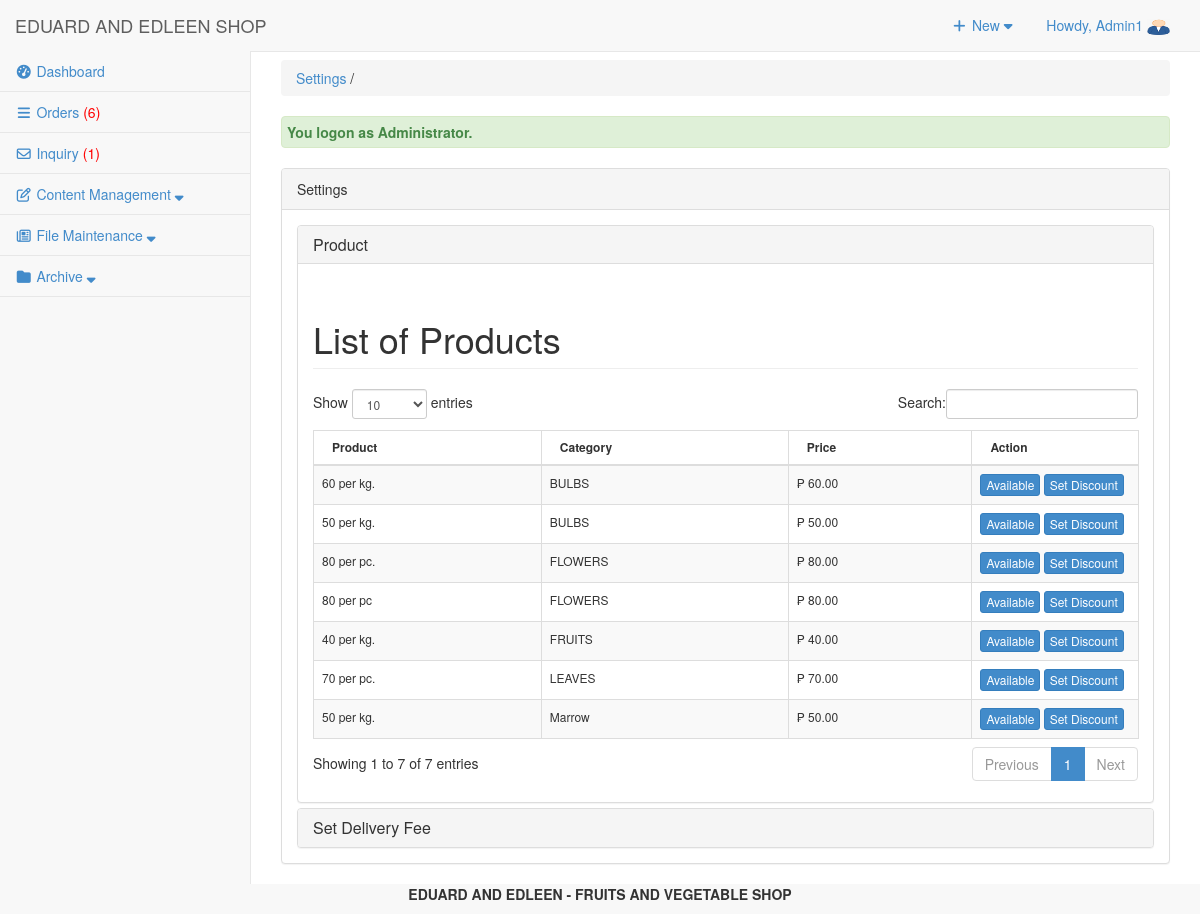
/admin/settings/index.php (signed in), run on the app's committed database.
### tables this page shows
CREATE TABLE `tbluseraccount` (
  `USERID` int(11) NOT NULL,
  `U_NAME` varchar(122) NOT NULL,
  `U_USERNAME` varchar(122) NOT NULL,
  `U_PASS` varchar(122) NOT NULL,
  `U_ROLE` varchar(30) NOT NULL,
  `USERIMAGE` varchar(255) NOT NULL,
  `U_STATUS` varchar(255) NOT NULL DEFAULT 'Active'
);

CREATE TABLE `tblpromopro` (
  `PROMOID` int(11) NOT NULL,
  `PROID` int(11) NOT NULL,
  `PRODISCOUNT` double NOT NULL,
  `PRODISPRICE` double NOT NULL,
  `PROBANNER` tinyint(4) NOT NULL,
  `PRONEW` tinyint(4) NOT NULL
);

CREATE TABLE `tblproduct` (
  `PROID` int(11) NOT NULL,
  `PRODNAME` varchar(100) NOT NULL,
  `PRODESC` varchar(255) DEFAULT NULL,
  `INGREDIENTS` varchar(255) NOT NULL,
  `PROQTY` int(11) DEFAULT NULL,
  `ORIGINALPRICE` double NOT NULL,
  `PROPRICE` double DEFAULT NULL,
  `CATEGID` int(11) DEFAULT NULL,
  `IMAGES` varchar(255) DEFAULT NULL,
  `PROSTATS` varchar(30) DEFAULT NULL,
  `OWNERNAME` varchar(90) NOT NULL,
  `OWNERPHONE` varchar(90) NOT NULL,
  `PROD_STATUS` varchar(255) NOT NULL DEFAULT 'Active'
);

CREATE TABLE `tblcategory` (
  `CATEGID` int(11) NOT NULL,
  `CATEGORIES` varchar(255) NOT NULL,
  `USERID` int(11) NOT NULL
);

### admin/settings/index.php (called while the page is built, shortened)
<?php
require_once("../../include/initialize.php");
$view = (isset($_GET['view']) && $_GET['view'] != '') ? $_GET['view'] : '';
$header=$view;
$title="Settings";
require_once ("../theme/templates.php");
?>

### include/database.php (called while the page is built, shortened)
<?php
class Database {
	var $sql_string = '';
	private $conn;
	public function open_connection() {
		$this->conn = mysqli_connect(server,user,pass);
		if(!$this->conn){
			echo "Problem in database connection! Contact administrator!";
			exit();
		}else{
			$db_select = mysqli_select_db($this->conn,database_name);
		}
	}
	function setQuery($sql='') {
		$this->sql_string=$sql;
	}
	function executeQuery() {
		$result = mysqli_query($this->conn,$this->sql_string);
		return $result;
	}
	private function confirm_query($result) {
		return $result;
	}
	function loadResultList( $key='' ) {
		$cur = $this->executeQuery();
		$array = array();
		while ($row = mysqli_fetch_object($cur)) {
			if ($key) {
				$array[$row->$key] = $row;
			} else {
				$array[] = $row;
			}
		}
		return $array;
	}
	function loadSingleResult() {
		$cur = $this->executeQuery();
		while ($row = mysqli_fetch_object($cur)) {
		return $data = $row;
		}
	}
	public function num_rows($result_set) {
		return mysqli_num_rows($result_set);
	}
}
$mydb = new Database();
?>

### include/accounts.php (called while the page is built, shortened)
<?php
require_once(LIB_PATH.DS.'database.php');
class User {
	protected static  $tblname = "tbluseraccount";
	function single_user($id=""){
			global $mydb;
			$mydb->setQuery("SELECT * FROM ".self::$tblname."
				Where USERID= '{$id}' LIMIT 1");
			$cur = $mydb->loadSingleResult();
			return $cur;
	}
}
?>

### admin/settings/listproduct.php (the view, shortened to what this page needs)
<div class="row">
     	 <div class="col-lg-12">
          <h1 class="page-header">List of Products   </h1>
     		</div>
 		 </div>
	    <form action="controller.php?action=delete" Method="POST">
	    <div class="table-responsive">
		<table id="dash-table"  class="table table-striped table-bordered table-hover "  style="font-size:12px" cellspacing="0" >
		  <thead>
		  	<tr>
		  		<th>Product</th>
		  		<th>Category</th>
		  		<th>Price</th>
		  		<th width="130">Action</th>
		  	</tr>
		  </thead>
	  <tbody>
		  	<?php
		  		$query = "SELECT * FROM `tblpromopro` pr , `tblproduct` p , `tblcategory` c
         					 WHERE pr.`PROID`=p.`PROID` AND  p.`CATEGID` = c.`CATEGID` ";
		  		$mydb->setQuery($query);
		  		$cur = $mydb->loadResultList();
				foreach ($cur as $result) {
		  		echo '<tr>';
		  		echo '<td>'.$result->PRODESC.'</td>';
		  		echo '<td>'. $result->CATEGORIES.'</td>';
		  		echo '<td> &#8369 '.  number_format($result->PRODISPRICE,2).'</td>';
		  		if ($result->PROSTATS=='Available'){
		  			$stats = 'Available';
		  		}else{
		  			$stats = 'NotAvailable';
		  		}
		  		echo
		  		 '<td align="left">
					<a href="'.web_root.'admin/settings/controller.php?action=editStatus&id='.$result->PROID.'&stats='.$stats.'" class="btn btn-primary btn-xs">'.$stats.'</a>
					<a href="setDiscount.php?id='.$result->PROID.'" data-toggle="lightbox"  class="btn btn-primary btn-xs">Set Discount</a>
		  		 </td>';
		  	}
		  	?>
		  </tbody>
		</table>
		</div>
		</form>

### admin/theme/templates.php (shortened to what this page needs)
<!DOCTYPE html>
<html lang="en">
<head>
<link href="<?php echo web_root; ?>admin/css/bootstrap.min.css" rel="stylesheet">
<link href="<?php echo web_root; ?>admin/css/metisMenu.min.css" rel="stylesheet">
<link href="<?php echo web_root; ?>admin/css/timeline.css" rel="stylesheet">
<link href="<?php echo web_root; ?>admin/css/sb-admin-2.css" rel="stylesheet">
<link href="<?php echo web_root; ?>admin/font/css/font-awesome.min.css" rel="stylesheet" type="text/css">
<link href="<?php echo web_root; ?>admin/font/font-awesome.min.css" rel="stylesheet" type="text/css">
<link href="<?php echo web_root; ?>admin/css/dataTables.bootstrap.css" rel="stylesheet">
<link href="<?php echo web_root; ?>css/bootstrap-datetimepicker.min.css" rel="stylesheet" media="screen">
<link href="<?php echo web_root; ?>css/datepicker.css" rel="stylesheet" media="screen">
<link href="<?php echo web_root; ?>admin/css/costum.css" rel="stylesheet">
<link href="<?php echo web_root; ?>admin/css/ekko-lightbox.css" rel="stylesheet">
</head>
  <?php
    $query = "SELECT * FROM tblsummary WHERE ORDEREDSTATS = 'Pending'";
    $mydb->setQuery($query);
    $cur = $mydb->executeQuery();
    $rowscount = $mydb->num_rows($cur);
    $res = isset($rowscount)? $rowscount : 0;
    if($res>0){
    $order = '<span style="color:red;">('.$res.')</span>';
    }else{
        $order = '<span> ('.$res.')</span>';
    }
    $query = "SELECT * FROM tblinquiry WHERE INQSTATUS = 'NEW'";
    $mydb->setQuery($query);
    $cur = $mydb->executeQuery();
    $rowscount = $mydb->num_rows($cur);
    $res = isset($rowscount)? $rowscount : 0;
    if($res>0){
    $inquiry = '<span style="color:red;">('.$res.')</span>';
    }else{
        $inquiry = '<span> ('.$res.')</span>';
    }
?>
<body>
   <div id="wrapper">
        <nav class="navbar navbar-default navbar-static-top  " role="navigation" style="margin-bottom: 0">
            <div class="navbar-header">
                 <a class="navbar-brand"  href="<?php echo web_root; ?>admin/index.php" >EDUARD AND EDLEEN SHOP</a>
            </div>
            <ul class="nav navbar-top-links navbar-right">
                 <li class="dropdown">
                    <a class="dropdown-toggle" data-toggle="dropdown" href="#">
                        <i class="fa fa-plus fa-fw"></i> New  <i class="fa fa-caret-down"></i>
                    </a>
                </li>
<?php
 $user = New User();
$singleuser = $user->single_user($_SESSION['USERID']);
?>
                <li class="dropdown">
                    <a class="dropdown-toggle" data-toggle="dropdown" href="#">
                        Howdy, <?php echo $_SESSION['U_NAME']; ?> <img title="profile image" width="23px" height="17px" src="<?php echo web_root.'admin/user/'.$singleuser ->USERIMAGE ?>">
                    </a>
                </li>
            </ul>
            <div class="navbar-default sidebar" role="navigation">
                <div class="sidebar-nav navbar-collapse">
                    <ul class="nav" id="side-menu">
                        <li>
                             <a href="<?php echo web_root; ?>admin/dashboard/"><i class="fa fa-tachometer fa-fw"></i>  Dashboard </a>
                        </li>
                        <li>
                             <a href="<?php echo web_root; ?>admin/orders/" ><i class="fa fa-reorder fa-fw"></i>  Orders <?php echo $order; ?></a>
                        </li>
                        <li>
                             <a href="<?php echo web_root; ?>admin/inquiry/" ><i class="fa fa-envelope-o fa-fw"></i>  Inquiry <?php echo $inquiry; ?></a>
                        </li>
                        <li class="nav-item">
                            <a class="nav-link" data-toggle="collapse" href="#collapseExample1" aria-expanded="false" aria-controls="collapseExample">
                                <i class="fa fa-pencil-square-o fa-fw"></i><span class="menu-title"> Content Management <i class="fa fa-sort-down"></i></span>
                            </a>
                        </li>
                        <li class="nav-item">
                            <a class="nav-link" data-toggle="collapse" href="#collapseExample3" aria-expanded="false" aria-controls="collapseExample">
                                <i class="fa fa-newspaper-o fa-fw"></i><span class="menu-title"> File Maintenance <i class="fa fa-sort-down"></i></span>
                            </a>
                        </li>
                        <?php if ($_SESSION['U_ROLE']=='Administrator') {
                        ?>
                        <li class="nav-item">
                            <a class="nav-link" data-toggle="collapse" href="#collapseExample2" aria-expanded="false" aria-controls="collapseExample">
                                <i class="fa fa-folder fa-fw"></i><span class="menu-title"> Archive <i class="fa fa-sort-down"></i></span>
                            </a>
                        </li>
                 <?php }  ?>
                    </ul>
                </div>
            </div>
        </nav>
  <div id="page-wrapper">
            <div class="row" >
                <div class="col-lg-12">
                    <?php
                    if ($title<>'Dashboard'){
                       echo   '<p class="breadcrumb" style="margin-top: 8px;">
                        <a href="index.php" title="'. $title.'" >'. $title.'</a>
                        '.(isset($header) ? ' / '. $header : '').'  </p>'  ;
                    } ?>
                  <?php require_once $content; ?>
                </div>
            </div>
        </div>
    </div>
</body>
      <footer><p  style="text-align: center;font-weight: bold;"> EDUARD AND EDLEEN - FRUITS AND VEGETABLE SHOP </p></footer>
</html>

### admin/css/sb-admin-2.css (style rules this page uses)
body { background-color: #f8f8f8; }
#wrapper { width: 100%; }
#page-wrapper { padding: 0 15px; min-height: 568px; background-color: #fff; }
@media (min-width:768px) { #page-wrapper { position: inherit; margin: 0 0 0 250px; padding: 0 30px; border-left: 1px solid #e7e7e7; } }
.navbar-top-links { margin-right: 0; }
.navbar-top-links li { display: inline-block; }
.navbar-top-links li:last-child { margin-right: 15px; }
.navbar-top-links li a { padding: 15px; min-height: 50px; }
.sidebar .sidebar-nav.navbar-collapse { padding-right: 0; padding-left: 0; }
.sidebar ul li { border-bottom: 1px solid #e7e7e7; }
@media (min-width:768px) { .sidebar { z-index: 1; position: absolute; width: 250px; margin-top: 51px; } }

### data on the page
tbluseraccount: USERIMAGE (picture)
tblpromopro: PROID.PRODESC "60 per kg.", tblcategory.CATEGORIES "BULBS", PRODISPRICE "60.00", PROID.PROSTATS "Available"
tblpromopro: PROID.PRODESC "50 per kg.", tblcategory.CATEGORIES "BULBS", PRODISPRICE "50.00", PROID.PROSTATS "Available"
tblpromopro: PROID.PRODESC "80 per pc.", tblcategory.CATEGORIES "FLOWERS", PRODISPRICE "80.00", PROID.PROSTATS "Available"
tblpromopro: PROID.PRODESC "80 per pc", tblcategory.CATEGORIES "FLOWERS", PRODISPRICE "80.00", PROID.PROSTATS "Available"
tblpromopro: PROID.PRODESC "40 per kg.", tblcategory.CATEGORIES "FRUITS", PRODISPRICE "40.00", PROID.PROSTATS "Available"
tblpromopro: PROID.PRODESC "70 per pc.", tblcategory.CATEGORIES "LEAVES", PRODISPRICE "70.00", PROID.PROSTATS "Available"
tblpromopro: PROID.PRODESC "50 per kg.", tblcategory.CATEGORIES "Marrow", PRODISPRICE "50.00", PROID.PROSTATS "Available"

### other printed values
$_SESSION['U_NAME'] "Admin1"
$res "6"
$res "1"
$title "Settings"
$_SESSION['message'] "You logon as Administrator."
